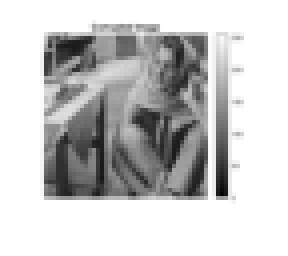
%> input picture Assignment 1/3/myMainScript.png, 72 x 64 px (shown 4 times larger)
$ octave --eval "result = myPatchBasedFiltering('myMainScript.png');"   (GNU Octave 9; MATLAB toolbox functions it lacks are replaced by stand-ins)
%> lines starting %> are read from the running program, lines starting %| are printed output that depends on the picture
function[new_img] = myPatchBasedFiltering(img)
%> called with img = 'myMainScript.png'
%read1 = imread(img);
[i,j]  = size(img);
y = double(img) + 12.75*randn(i,j);
m = i+32;
n = j+32;
a = zeros(m,n);
a1 = zeros(i,j);
for k = 1:i
    for l = 1:j
        a(16+k,16+l) = y(k,l);
    end
end

for b = 17:m-16
    for c = 17:n-16
        totalWeight = 0;
        weightedSum = 0;
        for d = b-12:b+12
            for e = c-12:c+12
                intensityDiff = 0;
                for f = -4:+4
                    for g = -4:+4
                        intensityDiff = intensityDiff + (abs(a(b+f,c+g)-a(d+f,e+g)))^2;
                    end
                end
                intensityWeight = exp(-intensityDiff/(100^2)); % replace 100 by h
                gaussianWeight = exp(-((b-d)^2+(c-e)^2)/((2*18)^2)); % replace 10 by sigma
                totalWeight = totalWeight + intensityWeight * gaussianWeight;

                weightedSum = weightedSum + intensityWeight * gaussianWeight * a(d, e);
            end
        end
    a1(b - 16, c - 16) = weightedSum/totalWeight;
    end
end
gaussianMask = zeros(25,25);
for r = 1:25
    for s = 1:25
        gaussianMask(r,s) = 256*exp(-((12-r)^2+(12-s)^2)/(2*22.5^2)) - 1;
    end
end
  gaussianMaskResized = zeros(250,250);
  gaussianMaskResized = imresize(gaussianMask,10);
 figure,
     imshow(uint8(gaussianMask)),colorbar;
     title('Isotropic Mask');
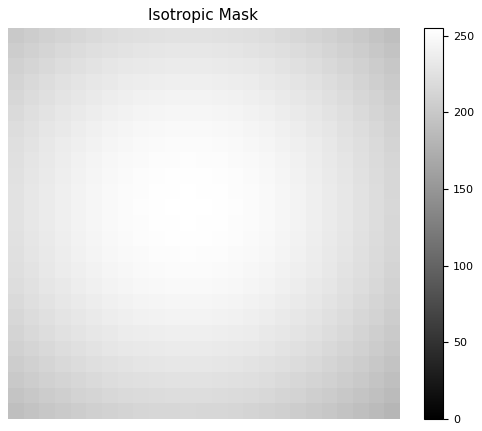
%> figure redrawn from the program's plot data
 figure,
     imshow(uint8(gaussianMaskResized)),colorbar;
     title('Isotropic Mask x 10');

 figure,

     imshow(img),colorbar;
     title('Original Image');
 figure,
     imshow(uint8(a1)),colorbar;
     title('Final Image');
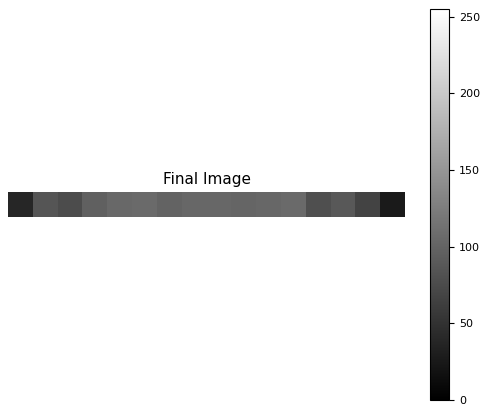
%> figure redrawn from the program's plot data
figure,
     imshow(uint8(y)),colorbar;
   title('Corrupted Image');
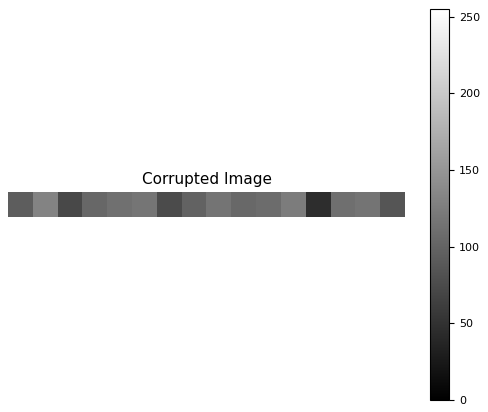
%> figure redrawn from the program's plot data
% sigma = 25
% RMSD = myRMSD(uint8(a1),img);
% RMSD

end
%> (the run ends here)
